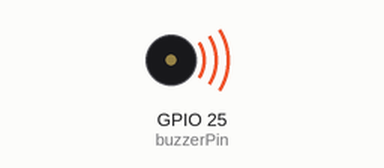
Recording of a sketch running on a simulated ESP32. Parts: buzzer (waves = sounding).

Above: at 0.05 s.
At 1.72 s:
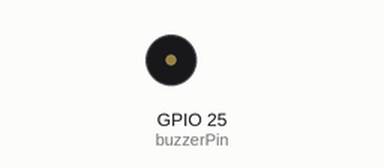
Timing chart, 0 to 3.0 s (numbered marks = the images above):
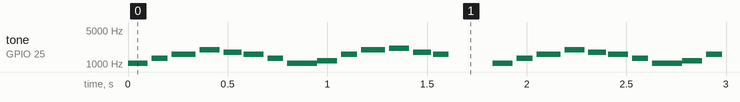

The sketch:

melody_player.ino
```cpp
int buzzerPin = 25;

#define NOTE_C6 1047
#define NOTE_D6 1175
#define NOTE_E6 1319
#define NOTE_G6 1569
#define NOTE_A6 1760
#define NOTE_B6 1976
#define NOTE_C7 2093

void setup() {
  pinMode(buzzerPin, OUTPUT);
}

void loop() {

  tone(buzzerPin, NOTE_C6, 100);
  delay(120);
  tone(buzzerPin, NOTE_E6, 80);
  delay(100);
  tone(buzzerPin, NOTE_G6, 120);
  delay(140);
  tone(buzzerPin, NOTE_B6, 100);
  delay(120);
  tone(buzzerPin, NOTE_A6, 90);
  delay(100);
  tone(buzzerPin, NOTE_G6, 100);
  delay(120);
  tone(buzzerPin, NOTE_E6, 80);
  delay(100);
  tone(buzzerPin, NOTE_C6, 150);
  delay(150);

  tone(buzzerPin, NOTE_D6, 100);
  delay(120);
  tone(buzzerPin, NOTE_G6, 80);
  delay(100);
  tone(buzzerPin, NOTE_B6, 120);
  delay(140);
  tone(buzzerPin, NOTE_C7, 100);
  delay(120);
  tone(buzzerPin, NOTE_A6, 90);
  delay(100);
  tone(buzzerPin, NOTE_G6, 80);
  delay(100);

  delay(200);
}
```

Measured:
- by itself, tone on GPIO 25 (buzzerPin): plays 1047 Hz for 0.10 s, 1319 Hz for 0.08 s, 1569 Hz for 0.12 s, 1976 Hz for 0.10 s, 1760 Hz for 0.09 s, 1569 Hz for 0.10 s … (995 notes in this stretch)
